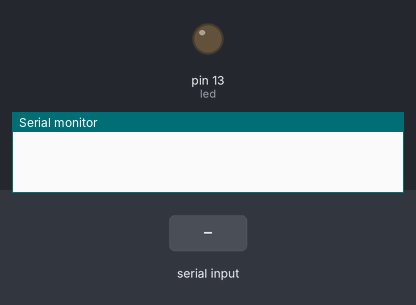
Simulated run of this sketch. Board: Arduino Uno, built with avr-gcc and run on an emulated ATmega328P. Parts: output pins drawn as LEDs (lit = HIGH), the last lines printed to the serial monitor. The test bench sets the inputs (shaded band).

Above: at 1.2 s.
1.3 s: "1\n" received over Serial
At 3.5 s:
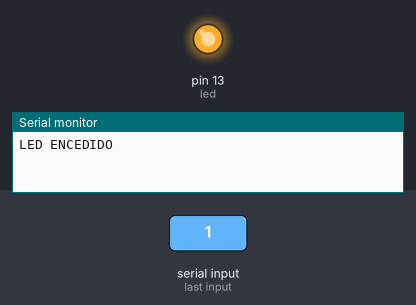
3.8 s: "90,45\n" received over Serial
At 5.5 s:
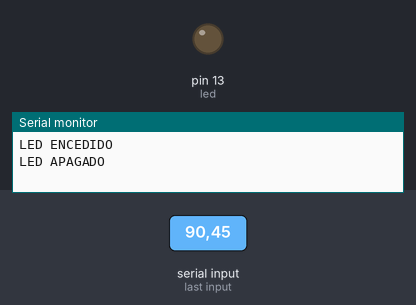
Timing chart, 0 to 7.0 s (numbered marks = the images above; inputs shaded):
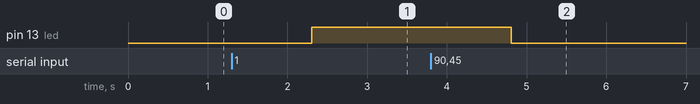

The sketch:

P5_Blink_UserInputSerial.ino
```cpp
int led = 13;

void setup() {
  // put your setup code here, to run once:
  pinMode(led, OUTPUT);
  Serial.begin(9600);
}

void loop() {
  // put your main code here, to run repeatedly:
  if (Serial.available()>0){ //si hay info que leer en el buffer.. entonces...
    //considerando usuarios perfectos que solo enviaran "1" o "0"...
    int resultado = Serial.readString().toInt();

    if (resultado == 1){
      digitalWrite(led, 1);  //1 prender  0 = apagar  HIGH / LOW
      Serial.println("LED ENCEDIDO");
      //delay(1000);  //NO ES NECESARIO NI DESEABLE PONERLO AQUI
    }else{
      digitalWrite(led, 0);
      Serial.println("LED APAGADO");
      //delay(1000);  //NO ES NECESARIO NI DESEABLE PONERLO AQUI
    }
  }
  delay(10);
}
```

Measured:
- after the input at 1.3 s, pin 13 (led): LOW → HIGH after 1.0 s
- after the input at 3.8 s, pin 13 (led): HIGH → LOW after 1.0 s
